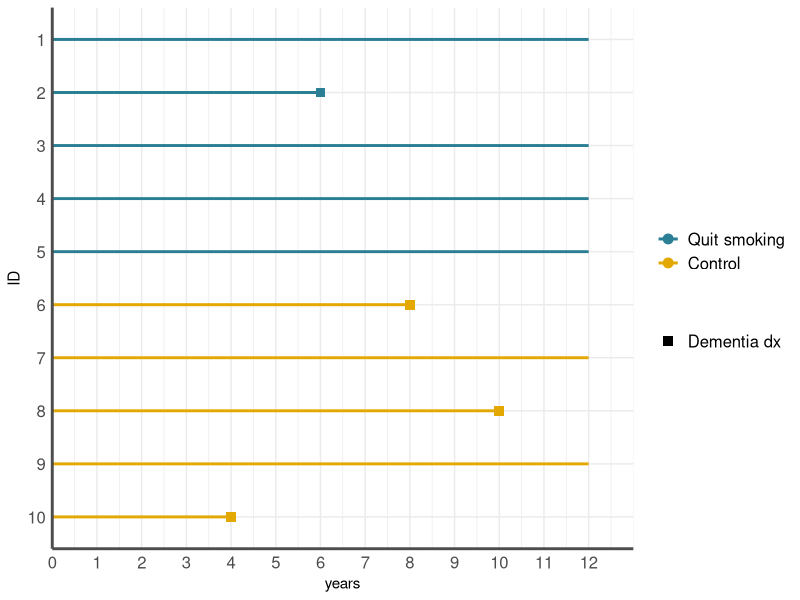
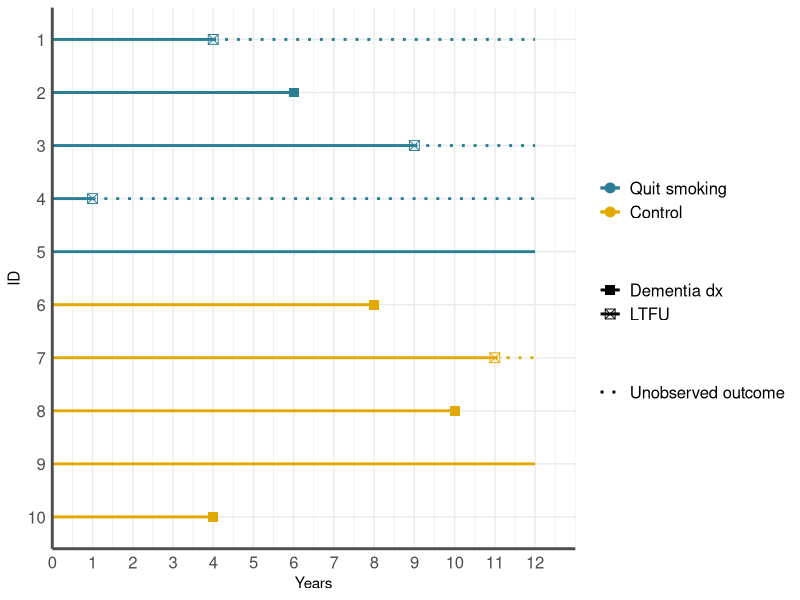
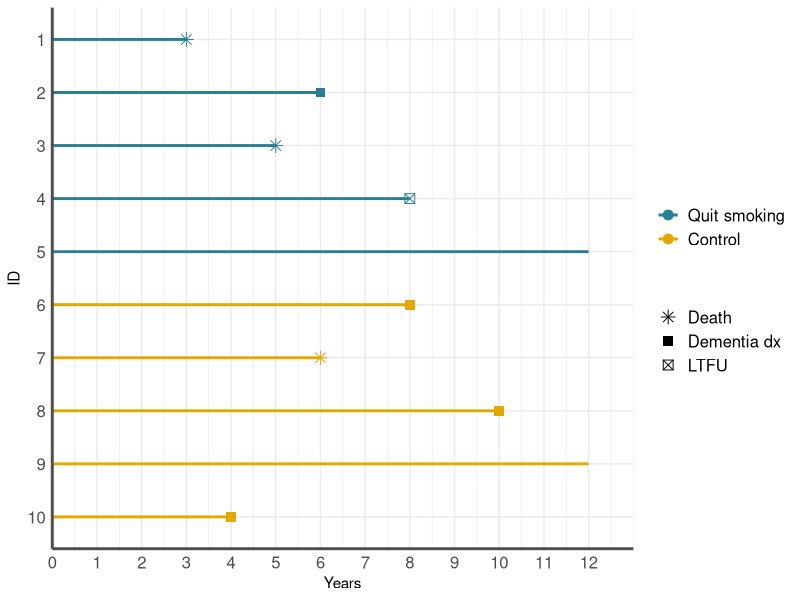
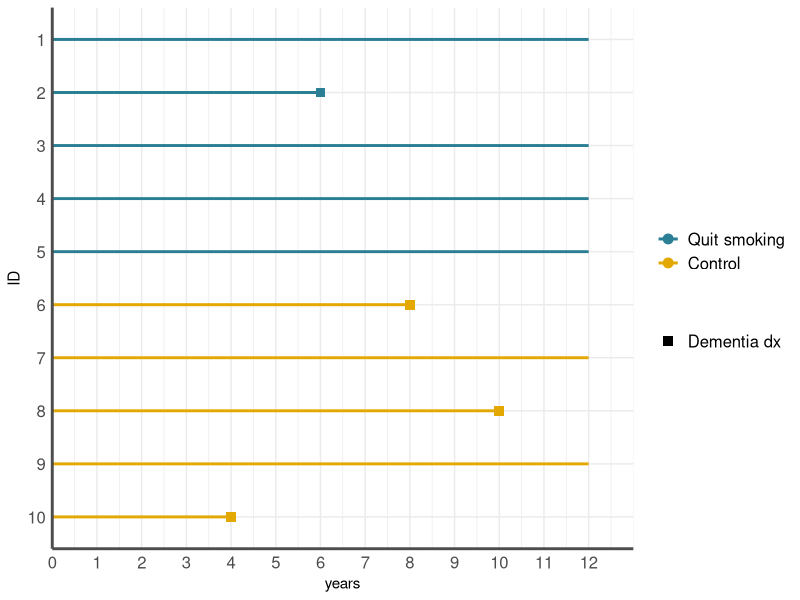
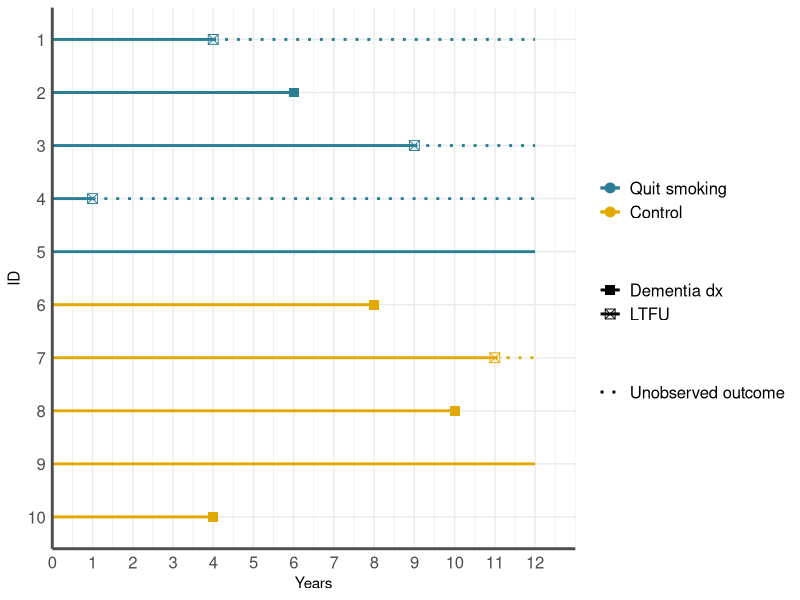
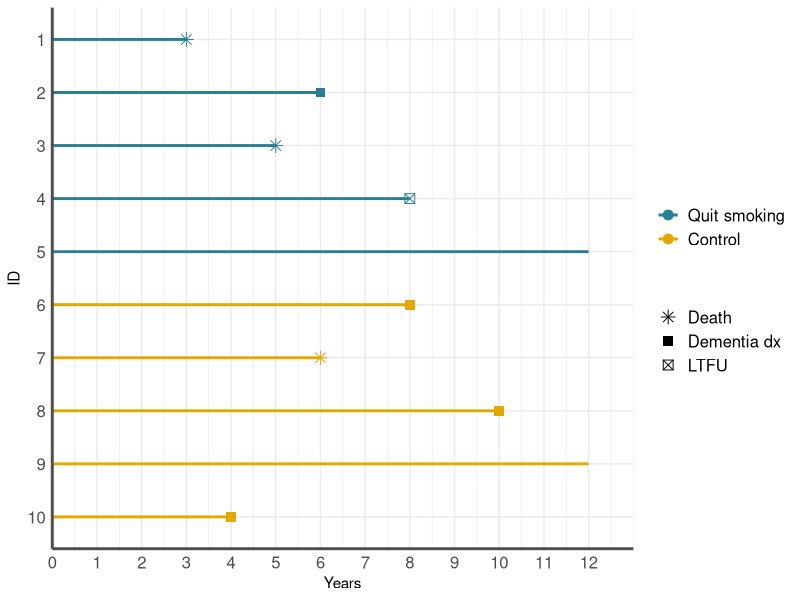

The R source for these figures, in order:
library(tidyverse)

data_no_cens <- tibble::tribble(
  ~id, ~time,      ~Treatment,           ~Event,
  1L,    12L,      "Quit smoking",            NA,
  2L,    6L,      "Quit smoking",  "Dementia dx",
  3L,   12L,      "Quit smoking",            NA,
  4L,    12L,      "Quit smoking",            NA,
  5L,   12L,      "Quit smoking",            NA,
  6L,    8L, "Control",  "Dementia dx",
  7L,    12L, "Control",  NA,
  8L,   10L, "Control",            "Dementia dx",
  9L,    12L, "Control",            NA,
  10L,    4L, "Control",       "Dementia dx"
)

fig_no_cens <- data_no_cens  %>% 
  mutate(
    id = fct_rev(as_factor(id)),  # Reverse order to match top-down ID
    treatment = as_factor(Treatment)
  ) %>%
  ggplot(aes(x = id, y = time, color = Treatment)) +
  geom_segment(aes(xend = id, y = 0, yend = time), size = 1) +  # thicker line
  geom_point(aes(shape = Event), size = 3) +
  coord_flip() +
  scale_color_manual(values = c("#2a7f94", "#e4a803"),   breaks = c("Quit smoking", "Control"),) +
  scale_shape_manual(values = c("Dementia dx" = 15), na.translate = FALSE) +  
  scale_y_continuous(breaks = seq(0, 12, 1), expand = c(0,0), limits = c(0,13)) +
  theme_minimal() +
  theme(legend.text = element_text(size=12),
        strip.text.x = element_text(size = 11),
        strip.background = element_rect(fill=NA),
        axis.text=element_text(size=12)) +
  theme(
    axis.line.x = element_line(colour = "gray30", 
                               size=1, 
                               lineend = "butt"),
    axis.line.y = element_line(colour = "gray30", 
                               size=1)) +
  labs(
    y = "years",
    x = "ID",
    shape = "",
    color = ""
  ) + guides(
    color = guide_legend(order = 1),
    shape = guide_legend(order = 2)
  )

fig_no_cens

ggsave("line_graph_no_cens.png", plot = fig_no_cens, 
       path = here::here("2025_time_ad_part_one","figs"),
       width = 6, height = 4, dpi = 600)

# With loss to follow-up --------------------------------------------------

data_cens <- tibble::tribble(
  ~id, ~time,      ~Treatment,           ~Event,
  1L,    4L,      "Quit smoking",            "LTFU",
  2L,    6L,      "Quit smoking",  "Dementia dx",
  3L,   9L,      "Quit smoking",            "LTFU",
  4L,    1L,      "Quit smoking",            "LTFU",
  5L,   12L,      "Quit smoking",            NA,
  6L,    8L, "Control",  "Dementia dx",
  7L,    11L, "Control",  "LTFU",
  8L,   10L, "Control",            "Dementia dx",
  9L,    12L, "Control",            NA,
  10L,    4L, "Control",       "Dementia dx"
)

data_cens %>% 
  mutate(
    id = fct_rev(as_factor(id)),  # Reverse order to match top-down ID
    treatment = as_factor(Treatment)
  ) -> data_cens_proc

fig_cens <- data_cens_proc %>% 
  ggplot(aes(x = id, y = time, color = Treatment)) +
  # Observed follow-up time
  geom_segment(aes(xend = id, y = 0, yend = time), size = 1) +
  # Dotted lines for LTFU extending to 12
  geom_segment(
    data = filter(data_cens_proc, Event == "LTFU" & time < 12),
    aes(xend = id, y = time, yend = 12, linetype = "Unobserved outcome"),
    size = 1,
    inherit.aes = TRUE,
    show.legend = TRUE
  ) +
  # Event points
  geom_point(aes(shape = Event), size = 3) +
  coord_flip() +
  scale_color_manual(values = c("#2a7f94", "#e4a803"),   breaks = c("Quit smoking", "Control"),) +
  scale_shape_manual(values = c("Dementia dx" = 15, "LTFU" = 7), na.translate = FALSE) +  
  scale_linetype_manual(name = "", values = c("Unobserved outcome" = "dotted")) +
  scale_y_continuous(breaks = seq(0, 12, 1), expand = c(0,0), limits = c(0,13)) +
  theme_minimal() +
  theme(
    legend.text = element_text(size=12),
    strip.text.x = element_text(size = 11),
    strip.background = element_rect(fill=NA),
    axis.text = element_text(size=12),
    axis.line.x = element_line(colour = "gray30", size=1, lineend = "butt"),
    axis.line.y = element_line(colour = "gray30", size=1)
  ) +
  labs(
    y = "Years",
    x = "ID",
    shape = "",
    color = "") +
  guides(
    color = guide_legend(order = 1),
    shape = guide_legend(order = 2)
  )

fig_cens

ggsave("line_graph_cens.png", plot = fig_cens, 
       path = here::here("2025_time_ad_part_one","figs"),
       width = 6, height = 4, dpi = 600)


# With death as competing events ------------------------------------------

data_comp_event <- tibble::tribble(
  ~id, ~time,      ~Treatment,           ~Event,
  1L,    3L,      "Quit smoking",            "Death",
  2L,    6L,      "Quit smoking",  "Dementia dx",
  3L,   5L,      "Quit smoking",            "Death",
  4L,    8L,      "Quit smoking",           "LTFU",
  5L,   12L,      "Quit smoking",            NA,
  6L,    8L, "Control",  "Dementia dx",
  7L,    6L, "Control",  "Death",
  8L,   10L, "Control",            "Dementia dx",
  9L,    12L, "Control",            NA,
  10L,    4L, "Control",       "Dementia dx"
)
data_comp_event %>%
  mutate(
    id = fct_rev(as_factor(id)),
    Treatment = as_factor(Treatment)
  ) -> data_comp_event

fig_comp_events <- data_comp_event %>% 
  ggplot(aes(x = id, y = time, color = Treatment)) +
  # geom_segment(
  #   data = filter(data_comp_event, Event == "LTFU" & time < 12),
  #   aes(x = id, xend = id, y = time, yend = 12, linetype = "Unobserved outcome"),
  #   size = 1,
  #   inherit.aes = FALSE,
  #   show.legend = TRUE
  # ) +
  geom_segment(aes(xend = id, y = 0, yend = time), size = 1) +
  # Event points
  geom_point(aes(shape = Event), size = 3) +
  coord_flip() +
  scale_color_manual(values = c("#2a7f94", "#e4a803")) +
  scale_shape_manual(values = c("Dementia dx" = 15, LTFU = 7, Death = 8), na.translate = FALSE) +
  scale_linetype_manual(name = "", values = c("Unobserved outcome" = "dotted")) +
  scale_y_continuous(breaks = seq(0, 12, 1), expand = c(0,0), limits = c(0,13)) +
  theme_minimal() +
  theme(
    legend.text = element_text(size = 12),
    strip.text.x = element_text(size = 11),
    strip.background = element_rect(fill = NA),
    axis.text = element_text(size = 12),
    axis.line.x = element_line(colour = "gray30", size = 1, lineend = "butt"),
    axis.line.y = element_line(colour = "gray30", size = 1)
  ) +
  labs(
    y = "Years",
    x = "ID",
    shape = "",
    color = ""
  )

fig_comp_events

ggsave("line_graph_comp_events.png", plot = fig_comp_events, 
       path = here::here("2025_time_ad_part_one","figs"),
       width = 6, height = 4, dpi = 600)
